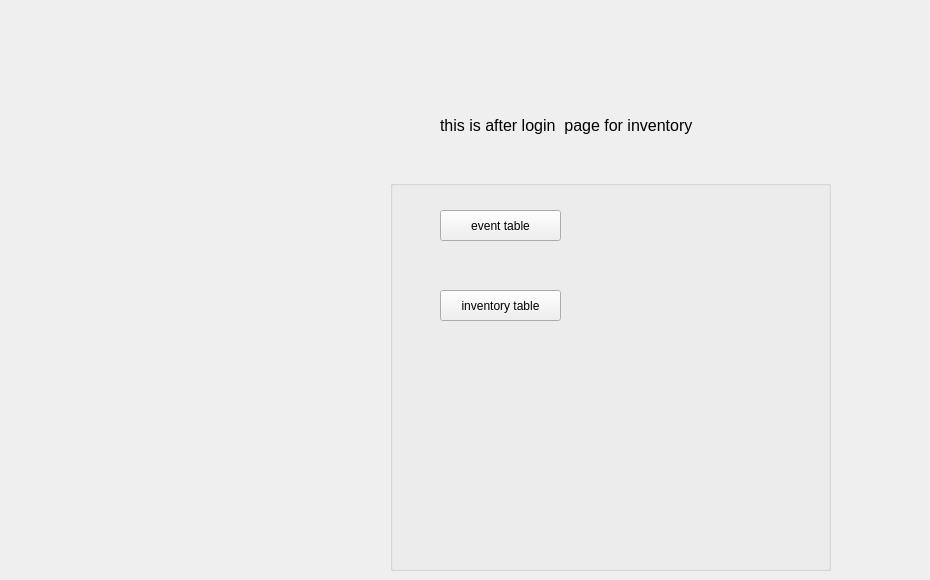
    <widget class="QWidget" name="afterloginforINVENTORY">
     <widget class="QLabel" name="label_8">
      <property name="geometry">
       <rect>
        <x>440</x>
        <y>110</y>
        <width>481</width>
        <height>31</height>
       </rect>
      </property>
      <property name="font">
       <font>
        <pointsize>12</pointsize>
       </font>
      </property>
      <property name="text">
       <string>this is after login  page for inventory</string>
      </property>
     </widget>
     <widget class="QGroupBox" name="groupBox_6">
      <property name="geometry">
       <rect>
        <x>390</x>
        <y>180</y>
        <width>441</width>
        <height>391</height>
       </rect>
      </property>
      <property name="title">
       <string/>
      </property>
      <widget class="QPushButton" name="Inventory_login_eventbutton">
       <property name="geometry">
        <rect>
         <x>50</x>
         <y>30</y>
         <width>121</width>
         <height>31</height>
        </rect>
       </property>
       <property name="text">
        <string>event table</string>
       </property>
      </widget>
      <widget class="QPushButton" name="Inventory_login_inventorybutton">
       <property name="geometry">
        <rect>
         <x>50</x>
         <y>110</y>
         <width>121</width>
         <height>31</height>
        </rect>
       </property>
       <property name="text">
        <string>inventory table</string>
       </property>
      </widget>
     </widget>
    </widget>
